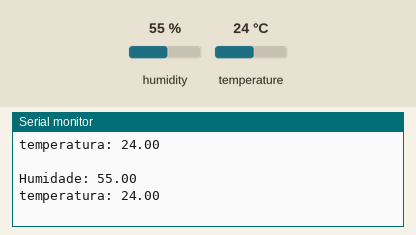
The sketch below on a simulated Arduino Uno, built with avr-gcc and run on an emulated ATmega328P. Parts: the last lines printed to the serial monitor. The inputs (shaded band) are chosen by the test bench; at power-on: humidity 55 %, temperature 24 °C.

Above: at 2.8 s.
2.9 s: humidity set to 22 %
At 4.7 s:
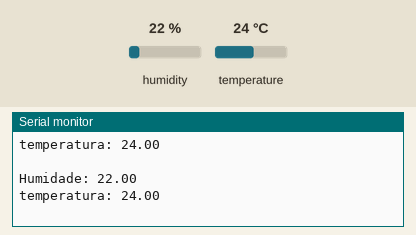
5.6 s: temperature set to 12 °C
At 7.1 s:
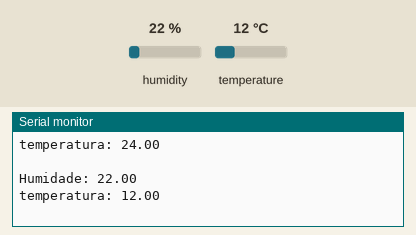
8.3 s: humidity set to 40 %
At 10.7 s:
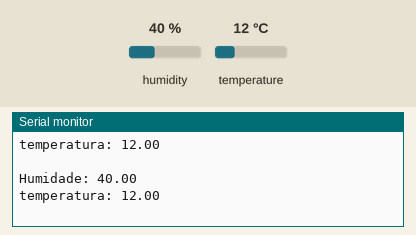
Timing chart, 0 to 12.2 s (numbered marks = the images above; inputs shaded):
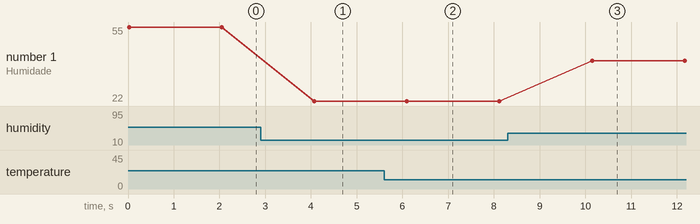

The sketch:

temperatura-humidade.ino
```cpp
#include <DHT.h>

#define DHTPIN A5
#define DHTTYPE DHT11

DHT dht(DHTPIN, DHTTYPE);

void setup() {
  Serial.begin(9600);
  dht.begin();
}

void loop() {
  float h = dht.readHumidity();
  float t = dht.readTemperature();

  Serial.print("Humidade: ");
  Serial.println(h);
  Serial.print("temperatura: ");
  Serial.println(t);
  Serial.println(" ");
  delay(2000);
}
```

Measured:
- after the input at 2.9 s, the serial monitor: prints a new line after 1.2 s (image 1)
- after the input at 5.6 s, the serial monitor: prints a new line after 0.51 s (image 2)
- after the input at 8.3 s, the serial monitor: prints a new line after 1.8 s (image 3)
- plotted number 1: 55 → 22 after the input at 2.9 s, 22 → 40 after the input at 8.3 s
